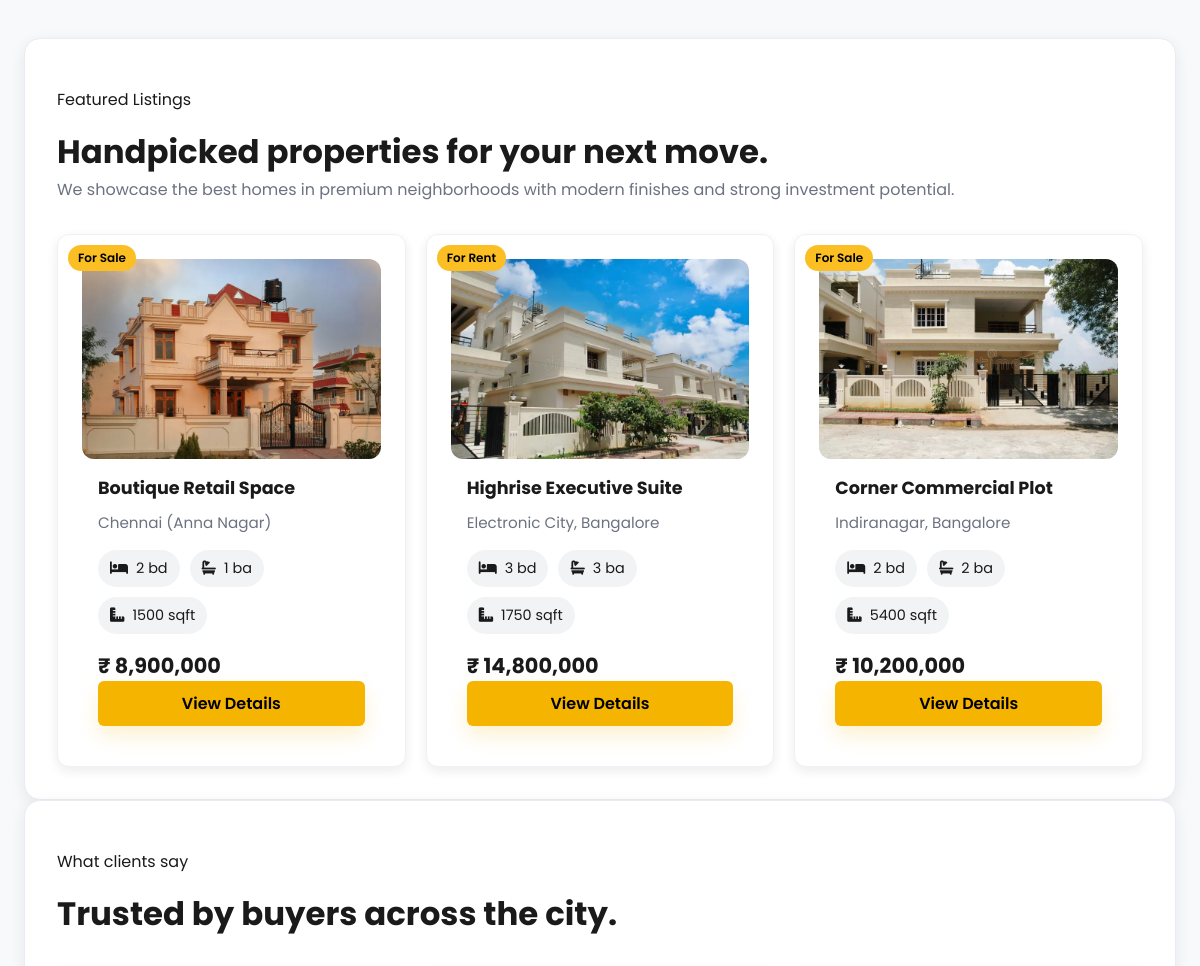
Before: / (middle part) with the older database file.
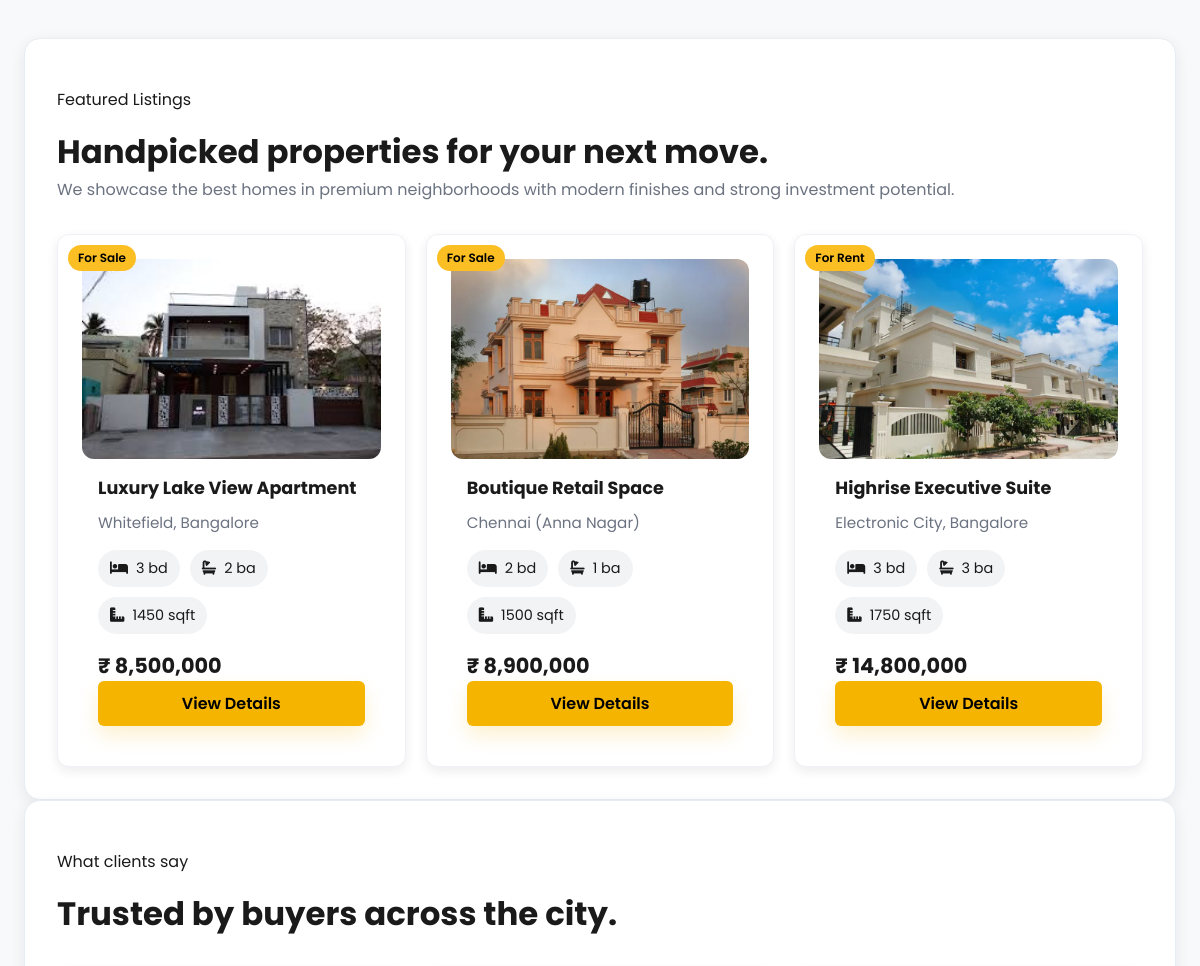
After: the same page with the newer database file.
### tables this page shows
CREATE TABLE properties (
        id INTEGER PRIMARY KEY AUTOINCREMENT,
        title TEXT NOT NULL,
        description TEXT,
        price REAL,
        location TEXT,
        bedrooms INTEGER,
        bathrooms INTEGER,
        area_sqft INTEGER,
        property_type TEXT,
        status TEXT,
        image_filename TEXT,
        created_at TEXT
    );

### routes/property.py (the view)
@property_bp.route('/', methods=['GET'])
def index():
    conn = get_db()
    ensure_default_properties(conn)
    show_all = 'user_id' in session
    query = 'SELECT * FROM properties ORDER BY id DESC'
    if not show_all:
        query += ' LIMIT 3'
    featured = conn.execute(query).fetchall()
    conn.close()
    return render_template('index.html', featured=featured, show_all=show_all)

### database/db.py (called while the page is built)
def get_db():
    if os.path.dirname(DB_PATH):
        os.makedirs(os.path.dirname(DB_PATH), exist_ok=True)
    conn = sqlite3.connect(DB_PATH)
    conn.row_factory = sqlite3.Row
    return conn

### routes/property.py (called while the page is built, shortened)
def ensure_default_properties(conn, minimum=12):
    total = conn.execute('SELECT COUNT(*) FROM properties').fetchone()[0]
    if total >= minimum:
        return

### templates/index.html (shortened to what this page needs)
﻿{% extends 'base.html' %}
{% block content %}
<section class="section-card section-block">
    <div class="section-heading">
        <div>
            <p class="eyebrow">Featured Listings</p>
            <h2>Handpicked properties for your next move.</h2>
            <p class="section-copy">We showcase the best homes in premium neighborhoods with modern finishes and strong investment potential.</p>
        </div>
    </div>
    <div class="property-grid">
        {% for property in featured %}
            <article class="property-card">
                <img src="{{ url_for('static', filename='uploads/' + property['image_filename']) }}" alt="{{ property['title'] }}">
                <span class="badge">{{ property['status'] }}</span>
                <div class="card-body">
                    <h3>{{ property['title'] }}</h3>
                    <p>{{ property['location'] }}</p>
                    <div class="property-meta">
                        <span class="spec-pill"><i class="fa-solid fa-bed"></i> {{ property['bedrooms'] or 0 }} bd</span>
                        <span class="spec-pill"><i class="fa-solid fa-bath"></i> {{ property['bathrooms'] or 0 }} ba</span>
                        <span class="spec-pill"><i class="fa-solid fa-ruler-combined"></i> {{ property['area_sqft'] or 0 }} sqft</span>
                    </div>
                    <div class="property-price">₹ {{ "{:,.0f}".format(property['price']) }}</div>
                    <div class="card-actions">
                        <a href="{{ url_for('property.property_detail', property_id=property['id']) }}" class="btn">View Details</a>
                    </div>
                </div>
            </article>
        {% else %}
            <div class="empty-state">
                <p>No featured listings are available right now.</p>
            </div>
        {% endfor %}
    </div>
</section>
<section class="section-card">
    <div class="section-heading">
        <div>
            <p class="eyebrow">What clients say</p>
            <h2>Trusted by buyers across the city.</h2>
        </div>
    </div>
</section>
{% endblock %}

### templates/base.html (shortened to what this page needs)
<!DOCTYPE html>
<html lang="en">
<head>
    <link rel="stylesheet" href="{{ url_for('static', filename='style.css') }}">
    <link rel="stylesheet" href="https://cdnjs.cloudflare.com/ajax/libs/font-awesome/6.5.0/css/all.min.css" />
</head>
<body>
    <main class="page-shell">
        {% block content %}{% endblock %}
    </main>
</body>
</html>

### static/style.css (style rules this page uses)
:root { color-scheme: light; font-family: 'Poppins', Arial, sans-serif; --bg: #f8f9fb; --surface: #ffffff; --surface-muted: #f1f3f5; --border: #e8edf3; --text: #1a1a1a; --muted: #6b7280; --accent: #f4b400; --accent-dark: #d39e00; --shadow: 0 4px 15px rgba(15, 23, 42, 0.08); }
* { box-sizing: border-box; }
html { scroll-behavior: smooth; }
body { margin: 0; min-height: 100vh; background: var(--bg); color: var(--text); position: relative; }
img { display: block; max-width: 100%; }
a { color: inherit; text-decoration: none; }
button, .button, .btn { background: var(--accent); color: #000; border: none; border-radius: 8px; padding: 10px 20px; font-weight: 600; box-shadow: 0 10px 20px rgba(244, 180, 0, 0.18); transition: transform 0.2s ease, opacity 0.2s ease; }
.card, .section-card, .stat-card, .table-card, .property-card, .auth-container, .auth-card, .auth-box, .form-container { background: #ffffff; border-radius: 12px; padding: 24px; box-shadow: var(--shadow); border: 1px solid #eef1f5; color: var(--text); }
.property-grid, .properties-grid { display: grid; grid-template-columns: repeat(auto-fill, minmax(300px, 1fr)); gap: 24px; }
.page-shell { max-width: 1200px; margin: 0 auto; padding: 100px 24px 60px; }
.button, .btn { display: inline-flex; align-items: center; justify-content: center; border: none; border-radius: 6px; padding: 10px 16px; color: #000; font-weight: 600; transition: transform 0.2s ease, opacity 0.2s ease, box-shadow 0.2s ease; }
.section-card, .section-panel, .filters-panel, .detail-panel, .table-card, .stat-card, .contact-panel { background: var(--surface); border: 1px solid var(--border); border-radius: 16px; box-shadow: var(--shadow); }
.section-card { padding: 32px; }
.section-card .property-grid { margin-top: 30px; }
.section-heading { display: grid; gap: 12px; }
.section-heading h2 { margin: 0; font-size: clamp(2rem, 2.7vw, 2.5rem); }
.section-copy { margin: 0; color: var(--muted); line-height: 1.75; }
.property-grid { display: grid; grid-template-columns: repeat(3, 1fr); gap: 20px; }
.property-card, .property-card-alt, .card, .similar-card, .detail-hero { position: relative; }
.property-card, .property-card-alt { display: flex; flex-direction: column; justify-content: space-between; height: 100%; border-radius: 12px; overflow: hidden; background: #ffffff; box-shadow: 0 4px 12px rgba(0,0,0,0.08); }
.property-card img, .similar-card img { width: 100%; height: 200px; object-fit: cover; border-radius: 12px; }
.property-card .card-body, .property-card-alt .card-body, .similar-card .card-body, .detail-content { display: flex; flex-direction: column; justify-content: space-between; flex: 1; padding: 16px; }
.property-card .btn { margin-top: auto; }
.property-card .card-body h3, .property-card-alt .card-body h3, .similar-card .card-body h3 { margin: 0; font-size: 1.1rem; color: var(--text); }
.property-card .card-body p, .property-card-alt .card-body p, .similar-card .card-body p { margin: 10px 0 0; color: var(--muted); font-size: 0.95rem; }
.property-meta, .detail-meta { display: flex; flex-wrap: wrap; gap: 10px; margin: 16px 0 0; }
.property-meta span, .detail-meta span, .spec-pill { display: inline-flex; align-items: center; gap: 8px; padding: 8px 12px; border-radius: 999px; background: var(--surface-muted); color: var(--text); font-size: 0.9rem; }
.property-price, .detail-price { margin-top: 16px; font-size: 1.3rem; font-weight: 700; color: var(--text); }
.card-actions, .detail-actions { margin-top: auto; }
.card-actions .btn, .detail-actions .btn { width: 100%; }
.badge { position: absolute; top: 10px; left: 10px; background: #fbbf24; color: #000; padding: 4px 10px; font-size: 12px; border-radius: 20px; font-weight: 600; z-index: 2; }

Changed rows visible on the page:
no longer on this page (row unchanged): properties: image_filename (picture), status "For Sale", title "Corner Commercial Plot", location "Indiranagar, Bangalore", bedrooms "2", bathrooms "2", area_sqft "5400", price "10,200,000"
added properties: image_filename (picture), status "For Sale", title "Luxury Lake View Apartment", location "Whitefield, Bangalore", bedrooms "3", bathrooms "2", area_sqft "1450", price "8,500,000"
